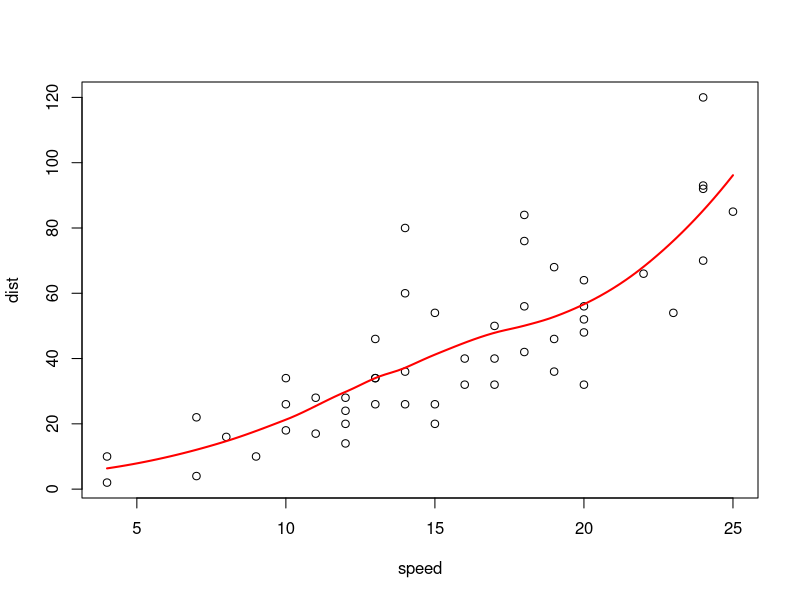
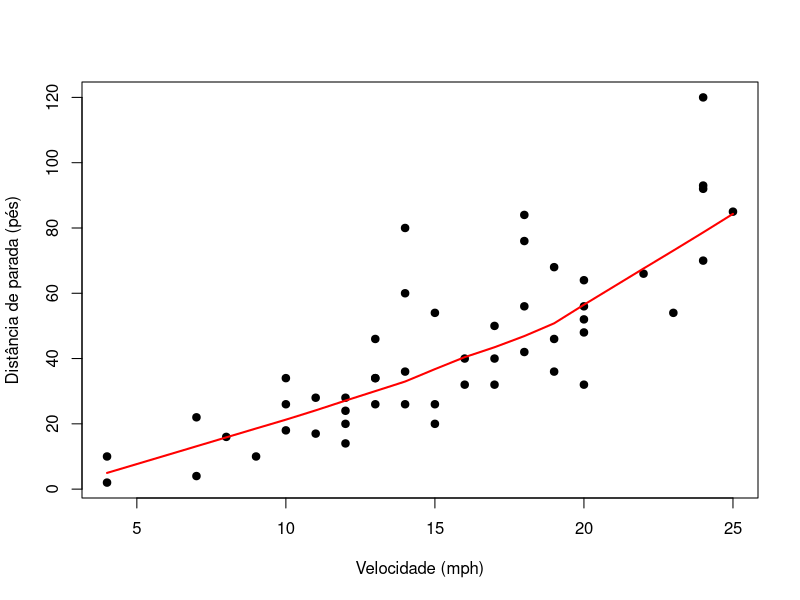

The R source for these figures, in order:
# Regressão local (LOESS) ----

# Ajuste e resultados ----
ajuste <- loess(dist ~ speed, data = cars, span = 0.7)
x <- data.frame(speed = seq(min(cars$speed), max(cars$speed), len = 100))
plot(dist ~ speed, data = cars)
lines(x$speed, predict(ajuste, newdata = x), col = "red", lwd = 2)
print(summary(ajuste))

# Visualização e diagnóstico ----
plot(dist ~ speed, data = cars, pch = 19, xlab = "Velocidade (mph)", ylab = "Distância de parada (pés)")
lines(lowess(cars$speed, cars$dist), col = "red", lwd = 2)
